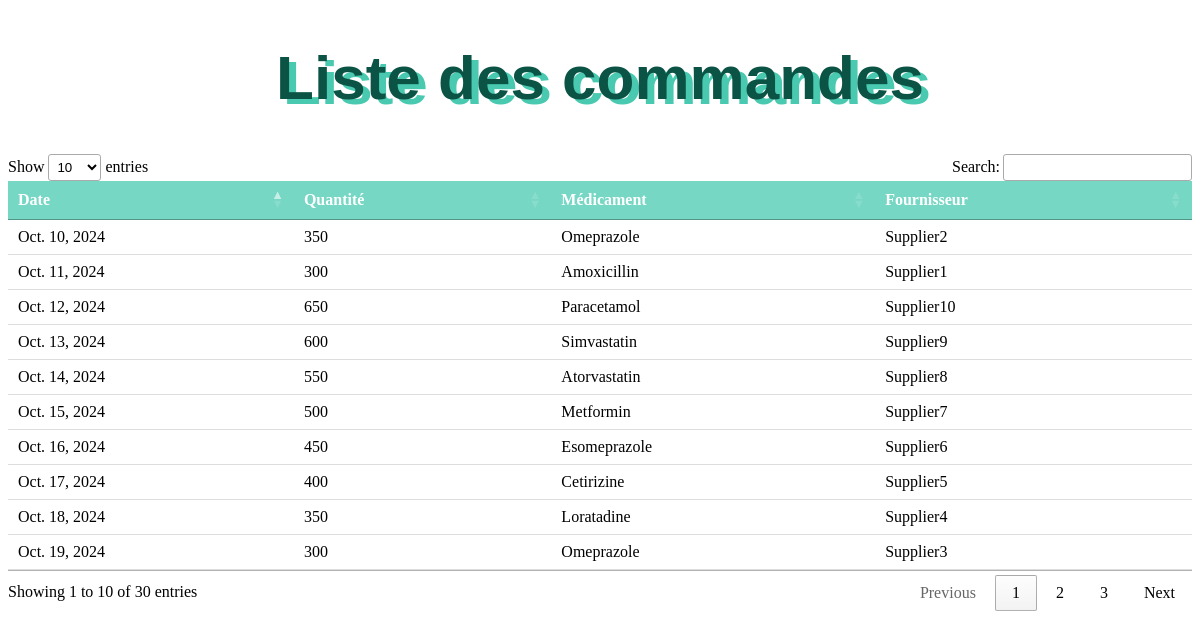
Page /commandes/ on the committed database.
### pharmacieapp/models.py (models this page shows)
class Commande(models.Model):
    Id_fournisseur = models.ForeignKey(Fournisseur, on_delete=models.CASCADE)
    ID_medic = models.ForeignKey(Medicament, on_delete=models.CASCADE)
    Date_commande = models.DateField(null=False)
    Quantite_commande = models.IntegerField(null=False, validators=[MinValueValidator(1)])

class Medicament(models.Model):
    ID_medic = models.AutoField(primary_key=True)
    Nom_medic = models.CharField(max_length=100, null=False)
    Lot_medic = models.CharField(max_length=20, null=False)
    DCI = models.CharField(max_length=100, null=False)
    Dosage_medic = models.IntegerField()
    Prix_médic = models.DecimalField(max_digits=5, decimal_places=2, null=False)
    Prix_achat = models.DecimalField(max_digits=5, decimal_places=2, null=False)
    Forme_medic = models.CharField(max_length=20, choices=[('Sirop', 'Sirop'), ('Comprimé', 'Comprimé'), ('Suppo', 'Suppo')])
    Prémption_medic = models.DateField()
    Quantite_medic = models.IntegerField(null=False)
    class Meta:
        constraints = [
            models.CheckConstraint(check=models.Q(Dosage_medic__gt=0), name='positive_dosage'),
            models.CheckConstraint(check=models.Q(Prix_médic__gt=models.F('Prix_achat')), name='selling_price_higher_than_purchase_price'),
        ]

class Fournisseur(models.Model):
    ID_fournisseur = models.AutoField(primary_key=True)
    Nom_fournisseur = models.CharField(max_length=100, null=False)
    Adresse_fournisseur = models.CharField(max_length=200, null=False)
    Tel_fournisseur = models.IntegerField(null=False)
    Mail_fournisseur = models.EmailField(null=False)

### pharmacieapp/views.py (the view)
# urls.py: path('commandes/', commandes_list, name='commandes_list'),
def commandes_list(request):
    commandes = Commande.objects.all()
    return render(request, 'commandes_list.html', {'commandes': commandes})

### pharmacieapp/templates/commandes_list.html (shortened to what this page needs)
<!DOCTYPE html>
<html>
<head>
</head>
<body>
    <style>
        body {
            background-image: url('https://img.freepik.com/vecteurs-libre/antecedents-medicaux-propres_53876-97927.jpg?w=1380&t=st=1698863667~exp=1698864267~hmac=373020ddd6ef93ea2bf3a0eaec7bf14f9daf46f95ff3e6b21ecd26876bfdb585');
            background-size: cover;
            background-repeat: no-repeat;
            background-attachment: fixed;
            background-color: transparent;
        }
        h1 {
            text-align: center;
            font-weight: bold;
            font-family: Arial, sans-serif;
            font-size: 62px;
            color: #0b5345;
            text-shadow: 7px 5px 0   #48c9b0;
        }
        table {
            border-collapse: collapse;
            width: 100%;
        }
        th, td {
            padding: 8px;
            text-align: left;
            border-bottom: 1px solid #ddd;
        }
        thead {
            background-color: #76d7c4; /* Couleur de fond de l'en-tête */
            color: white; /* Couleur du texte de l'en-tête */
        }
        tbody tr:nth-child(even) {
            background-color: #f2f2f2; /* Couleur de fond des lignes paires */
        }
        tbody tr:nth-child(odd) {
            background-color: #e1f0e1; /* Couleur de fond des lignes impaires */
        }
    </style>
    <h1>Liste des commandes</h1>
    <table id="commandes-list">
        <thead>
            <tr>
                <th>Date</th>
                <th>Quantité</th>
                <th>Médicament</th>
                <th>Fournisseur</th>
            </tr>
        </thead>
        <tbody>
            {% for commande in commandes %}
            <tr>
                <td>{{ commande.Date_commande }}</td>
                <td>{{ commande.Quantite_commande }}</td>
                <td>{{ commande.ID_medic.Nom_medic }}</td>
                <td>{{ commande.Id_fournisseur.Nom_fournisseur }}</td>
            </tr>
            {% endfor %}
        </tbody>
    </table>
</body>
</html>
<link rel="stylesheet" href="https://cdn.datatables.net/1.11.5/css/jquery.dataTables.min.css">

### pharmacieapp/templates/commandes_list.html (style rules this page uses)
body { background-image: url('https://img.freepik.com/vecteurs-libre/antecedents-medicaux-propres_53876-97927.jpg?w=1380&t=st=1698863667~exp=1698864267~hmac=373020ddd6ef93ea2bf3a0eaec7bf14f9daf46f95ff3e6b21ecd26876bfdb585'); background-size: cover; background-repeat: no-repeat; background-attachment: fixed; background-color: transparent; }
h1 { text-align: center; font-weight: bold; font-family: Arial, sans-serif; font-size: 62px; color: #0b5345; text-shadow: 7px 5px 0 #48c9b0; }
table { border-collapse: collapse; width: 100%; }
th, td { padding: 8px; text-align: left; border-bottom: 1px solid #ddd; }
thead { background-color: #76d7c4; color: white; }
tbody tr:nth-child(even) { background-color: #f2f2f2; }
tbody tr:nth-child(odd) { background-color: #e1f0e1; }

### rows in the picture
Commande: Date_commande "Oct. 19, 2024", Quantite_commande "300", ID_medic.Nom_medic "Omeprazole", Id_fournisseur.Nom_fournisseur "Supplier3"
Commande: Date_commande "Oct. 18, 2024", Quantite_commande "350", ID_medic.Nom_medic "Loratadine", Id_fournisseur.Nom_fournisseur "Supplier4"
Commande: Date_commande "Oct. 17, 2024", Quantite_commande "400", ID_medic.Nom_medic "Cetirizine", Id_fournisseur.Nom_fournisseur "Supplier5"
Commande: Date_commande "Oct. 16, 2024", Quantite_commande "450", ID_medic.Nom_medic "Esomeprazole", Id_fournisseur.Nom_fournisseur "Supplier6"
Commande: Date_commande "Oct. 15, 2024", Quantite_commande "500", ID_medic.Nom_medic "Metformin", Id_fournisseur.Nom_fournisseur "Supplier7"
Commande: Date_commande "Oct. 14, 2024", Quantite_commande "550", ID_medic.Nom_medic "Atorvastatin", Id_fournisseur.Nom_fournisseur "Supplier8"
Commande: Date_commande "Oct. 13, 2024", Quantite_commande "600", ID_medic.Nom_medic "Simvastatin", Id_fournisseur.Nom_fournisseur "Supplier9"
Commande: Date_commande "Oct. 12, 2024", Quantite_commande "650", ID_medic.Nom_medic "Paracetamol", Id_fournisseur.Nom_fournisseur "Supplier10"
Commande: Date_commande "Oct. 11, 2024", Quantite_commande "300", ID_medic.Nom_medic "Amoxicillin", Id_fournisseur.Nom_fournisseur "Supplier1"
Commande: Date_commande "Oct. 10, 2024", Quantite_commande "350", ID_medic.Nom_medic "Omeprazole", Id_fournisseur.Nom_fournisseur "Supplier2"
